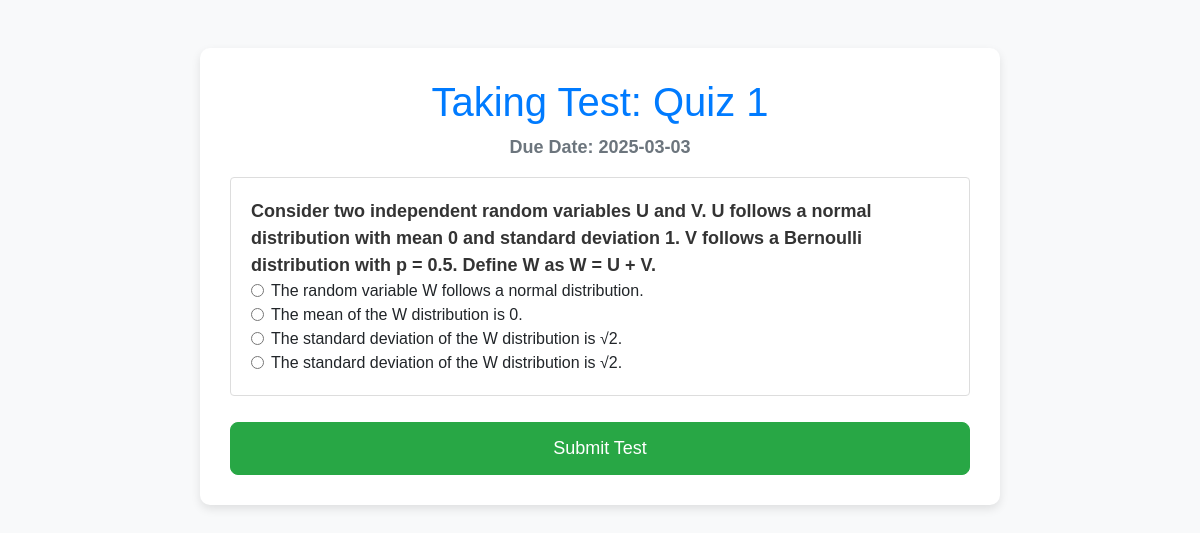
The page /quizzes/1/take_test on the database its author committed.
### models.py (models this page shows)
class Quiz(db.Model):
    __tablename__ = "quizzes"
    id = db.Column(db.Integer, primary_key=True)
    name = db.Column(db.String(100), nullable=False)
    course_id = db.Column(db.Integer, db.ForeignKey('courses.id'), nullable=False)
    date_of_quiz = db.Column(db.Date, nullable=False)
    time_duration = db.Column(db.String(10))  # Format: hh:mm
    remarks = db.Column(db.String(255))
    chapter_id = db.Column(db.Integer, db.ForeignKey('chapters.id'), nullable=False)
    related_course = db.relationship('Course', back_populates='quizzes')
    chapter = db.relationship('Chapter', back_populates='quizzes')
    questions = db.relationship('Question', back_populates='quiz', lazy=True)

class Question(db.Model):
    __tablename__ = "questions"
    id = db.Column(db.Integer, primary_key=True)
    question_statement = db.Column(db.String(255), nullable=False)
    quiz_id = db.Column(db.Integer, db.ForeignKey('quizzes.id'), nullable=False)
    chapter_id = db.Column(db.Integer, db.ForeignKey('chapters.id'), nullable=False)
    option1 = db.Column(db.String(100), nullable=False)
    option2 = db.Column(db.String(100), nullable=False)
    option3 = db.Column(db.String(100))
    option4 = db.Column(db.String(100))
    correct_answer = db.Column(db.String(100), nullable=False)
    quiz = db.relationship('Quiz', back_populates='questions')
    chapter = db.relationship('Chapter', back_populates='questions')

### routes.py (the view)
@app.route('/quizzes/<int:quiz_id>/take_test', methods=['GET'])
def take_test(quiz_id):
    quiz = Quiz.query.get(quiz_id)
    if not quiz:
        flash('Quiz not found!', 'danger')
        return redirect(url_for('routes.home'))
    questions = Question.query.filter_by(quiz_id=quiz_id).all()
    due_date = quiz.date_of_quiz
    return render_template('take_test.html', quiz=quiz, questions=questions, due_date=due_date)

### app.py (called while the page is built)
@app.before_request
def create_tables():
    init_db(app)

### models.py (called while the page is built, shortened)
def init_db(app):
    with app.app_context():
        db.create_all()

### templates/take_test.html (shortened to what this page needs)
<!DOCTYPE html>
<html lang="en">
<head>
    <link href="https://stackpath.bootstrapcdn.com/bootstrap/4.5.2/css/bootstrap.min.css" rel="stylesheet">
</head>
<body>
    <div class="container mt-5">
        <h1>Taking Test: {{ quiz.name }}</h1>
        <p>Due Date: {{ due_date.strftime('%Y-%m-%d') }}</p>
        <form action="{{ url_for('routes.submit_test', quiz_id=quiz.id) }}" method="POST">
            <ul class="list-group">
                {% for question in questions %}
                    <li class="list-group-item">
                        <strong>{{ question.question_statement }}</strong>
                        <div>
                            <div class="form-check">
                                <input class="form-check-input" type="radio" name="question_{{ question.id }}" value="option1" required>
                                <label class="form-check-label">{{ question.option1 }}</label>
                            </div>
                            <div class="form-check">
                                <input class="form-check-input" type="radio" name="question_{{ question.id }}" value="option2">
                                <label class="form-check-label">{{ question.option2 }}</label>
                            </div>
                            <div class="form-check">
                                <input class="form-check-input" type="radio" name="question_{{ question.id }}" value="option3">
                                <label class="form-check-label">{{ question.option3 }}</label>
                            </div>
                            <div class="form-check">
                                <input class="form-check-input" type="radio" name="question_{{ question.id }}" value="option4">
                                <label class="form-check-label">{{ question.option4 }}</label>
                            </div>
                        </div>
                    </li>
                {% endfor %}
            </ul>
            <button type="submit" class="btn btn-success mt-3">Submit Test</button>
        </form>
    </div>
</body>
</html>

### templates/take_test.html (style rules this page uses)
body { background-color: #f8f9fa; font-family: 'Arial', sans-serif; }
.container { background: white; padding: 30px; border-radius: 10px; box-shadow: 0px 4px 10px rgba(0, 0, 0, 0.1); max-width: 800px; margin: auto; }
h1 { text-align: center; color: #007bff; }
p { text-align: center; font-size: 18px; font-weight: bold; color: #6c757d; }
.list-group-item { background: #fff; border: 1px solid #ddd; border-radius: 8px; margin-bottom: 10px; padding: 20px; transition: 0.3s; }
strong { font-size: 18px; color: #333; }
.form-check-input { margin-top: 5px; }
.btn-success { width: 100%; padding: 12px; font-size: 18px; border-radius: 8px; transition: 0.3s; }

### rows shown on the page
Quiz: name "Quiz 1", strftime "2025-03-03"
Question: question_statement "Consider two independent random variables U and V. U follows a normal distribution with mean 0 and standard deviation 1. V follows a Bernoulli distribution with p = 0.5. Define W as W = U + V.", option1 "The random variable W follows a normal distribution.", option2 "The mean of the W distribution is 0.", option3 "The standard deviation of the W distribution is √2.", option4 "The standard deviation of the W distribution is √2."
